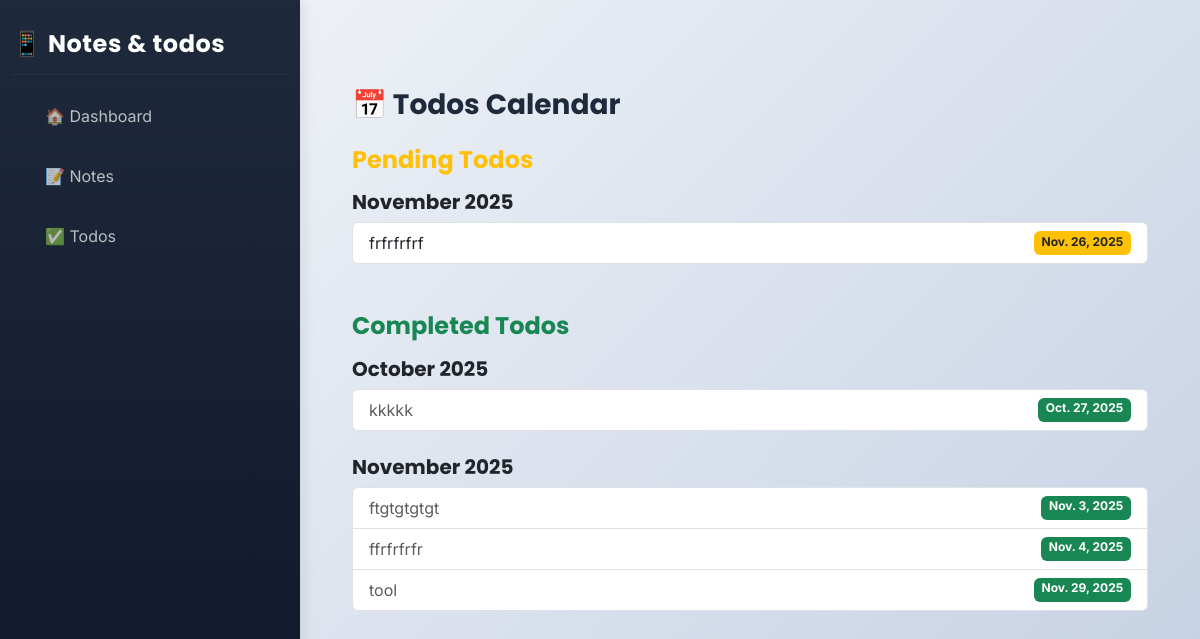
The app's page /todos/calendar/, older data.
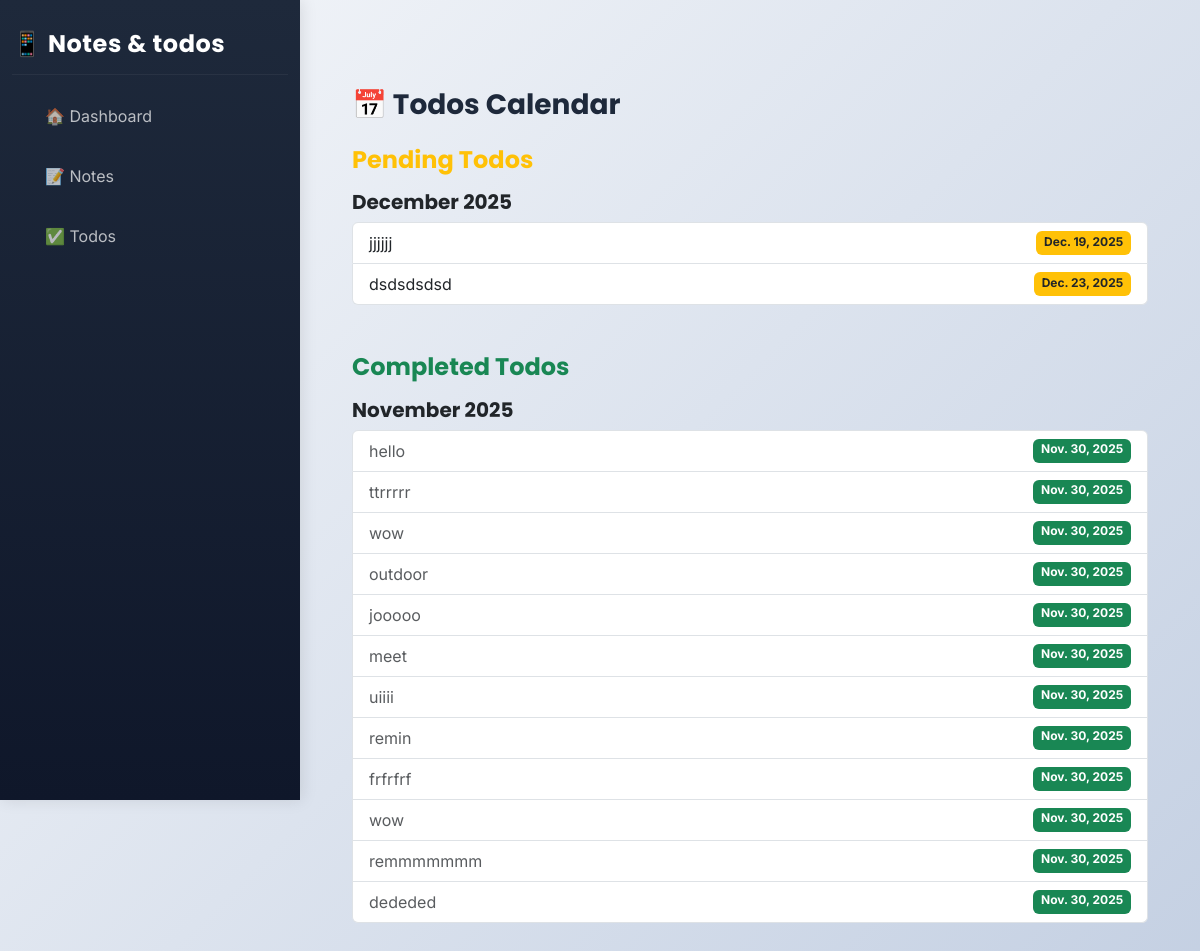
The same page, newer data.
### core/models.py (models this page shows, shortened)
class Todo(models.Model):
    task = models.CharField(max_length=255)
    done = models.BooleanField(default=False)
    created_at = models.DateTimeField(auto_now_add=True)
    due_date = models.DateField(null=True, blank=True)  # optional due date
    ACTIVITY_SHOPPING = 'shopping'
    ACTIVITY_MEETING = 'meeting'
    ACTIVITY_OUTDOOR = 'outdoor'
    ACTIVITY_WORKOUT = 'workout'
    ACTIVITY_OTHER = 'custom'
    ACTIVITY_CHOICES = [
        (ACTIVITY_SHOPPING, 'Shopping'),
        (ACTIVITY_MEETING, 'Meeting'),
        (ACTIVITY_OUTDOOR, 'Outdoor'),
        (ACTIVITY_WORKOUT, 'Workout'),
        (ACTIVITY_OTHER, 'Other (custom)')
    ]
    activity = models.CharField(max_length=50, choices=ACTIVITY_CHOICES, default=ACTIVITY_OTHER)
    activity_custom = models.CharField(max_length=100, blank=True, default='')
    reminder = models.DateTimeField(null=True, blank=True)
    is_important = models.BooleanField(default=False)

### core/views.py (the view)
# urls.py: path("todos/calendar/", views.todos_calendar, name="todos_calendar"),
def todos_calendar(request):
    context = todo_service.get_calendar_data()
    return render(request, "todos_calendar.html", context)

### core/services.py (called while the page is built)
    def get_calendar_data(self):
        pending_todos = self.model.objects.filter(due_date__isnull=False, done=False).order_by("due_date")
        completed_todos = self.model.objects.filter(due_date__isnull=False, done=True).order_by("due_date")
        def group_by_month(todos):
            grouped = {}
            for todo in todos:
                month = todo.due_date.strftime("%B %Y")
                grouped.setdefault(month, []).append(todo)
            return grouped
        return {
            "grouped_pending": group_by_month(pending_todos),
            "grouped_completed": group_by_month(completed_todos),
        }

### core/templates/todos_calendar.html
{% extends "layout.html" %}
{% block content %}
<div class="container py-5">
    <h2 class="mb-4">📅 Todos Calendar</h2>
    <h4 class="text-warning">Pending Todos</h4>
    {% if grouped_pending %}
        {% for month, todos in grouped_pending.items %}
            <h5 class="mt-3">{{ month }}</h5>
            <ul class="list-group mb-4">
                {% for todo in todos %}
                    <li class="list-group-item d-flex justify-content-between">
                        {{ todo.task }}
                        <span class="badge bg-warning text-dark">{{ todo.due_date }}</span>
                    </li>
                {% endfor %}
            </ul>
        {% endfor %}
    {% else %}
        <p>No pending todos.</p>
    {% endif %}
    <h4 class="text-success mt-5">Completed Todos</h4>
    {% if grouped_completed %}
        {% for month, todos in grouped_completed.items %}
            <h5 class="mt-3">{{ month }}</h5>
            <ul class="list-group mb-4">
                {% for todo in todos %}
                    <li class="list-group-item d-flex justify-content-between text-muted">
                        {{ todo.task }}
                        <span class="badge bg-success">{{ todo.due_date }}</span>
                    </li>
                {% endfor %}
            </ul>
        {% endfor %}
    {% else %}
        <p>No completed todos.</p>
    {% endif %}
</div>
{% endblock %}

Row changes from the older to the newer data that the page shows:
removed Todo: month "November 2025", task "frfrfrfrf", due_date "Nov. 26, 2025"
removed Todo: month "October 2025", task "kkkkk", due_date "Oct. 27, 2025"
removed Todo: month "November 2025", task "ftgtgtgtgt", due_date "Nov. 3, 2025"
removed Todo: task "ffrfrfrfr", due_date "Nov. 4, 2025", shown under "November 2025"
removed Todo: task "tool", due_date "Nov. 29, 2025", shown under "November 2025"
added Todo: month "December 2025", task "jjjjjj", due_date "Dec. 19, 2025"
added Todo: task "dsdsdsdsd", due_date "Dec. 23, 2025", shown under "December 2025"
added Todo: month "November 2025", task "hello", due_date "Nov. 30, 2025"
added Todo: task "ttrrrrr", due_date "Nov. 30, 2025", shown under "November 2025"
added Todo: task "wow", due_date "Nov. 30, 2025", shown under "November 2025"
added Todo: task "outdoor", due_date "Nov. 30, 2025", shown under "November 2025"
added Todo: task "jooooo", due_date "Nov. 30, 2025", shown under "November 2025"
added Todo: task "meet", due_date "Nov. 30, 2025", shown under "November 2025"
added Todo: task "uiiii", due_date "Nov. 30, 2025", shown under "November 2025"
added Todo: task "remin", due_date "Nov. 30, 2025", shown under "November 2025"
added Todo: task "frfrfrf", due_date "Nov. 30, 2025", shown under "November 2025"
added Todo: task "wow", due_date "Nov. 30, 2025", shown under "November 2025"
added Todo: task "remmmmmmm", due_date "Nov. 30, 2025", shown under "November 2025"
added Todo: task "dededed", due_date "Nov. 30, 2025", shown under "November 2025"
